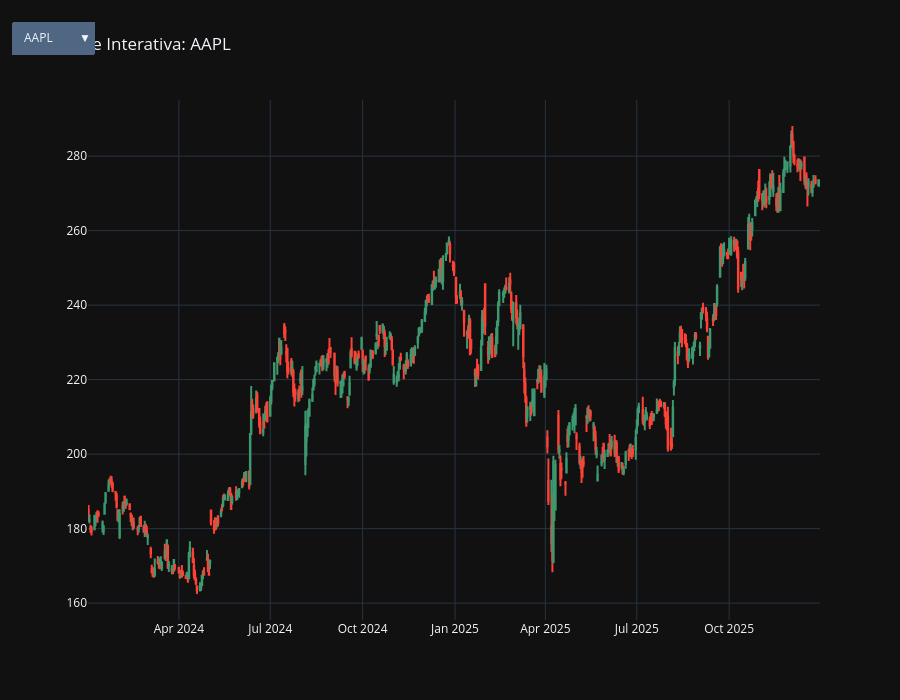

Notebook cell for this chart:
### Markdown cell above
## 2. Coleta de dados e visualização interativa

Download dos preços OHLC via `yfinance` para os 7 ativos entre 01/01/2024 e 31/12/2025. Em seguida, é construído um gráfico de candlestick interativo com `plotly`, onde um menu dropdown permite alternar entre os ativos do portfólio.

### Code cell
import yfinance as yf
import datetime as dt
import pandas as pd
import matplotlib.pyplot as plt
import plotly.graph_objects as go

start_date = dt.datetime(2024, 1, 1)
end_date = dt.datetime(2025, 12, 31)
# tickers = ["AAPL", "MSFT", "GOOGL", "AMZN", "META", "NVDA", "TSLA"]
tickers = [
    # Magnificent 7
    "AAPL", "MSFT", "GOOGL", "AMZN", "META", "NVDA", "TSLA",
    # Defensivos
    "JNJ", "PG", "KO", "WMT",
    # Financeiros
    "JPM", "BAC", "GS",
    # Energia
    "XOM", "CVX",
    # Ouro
    "GLD"
]

data = yf.download(tickers, start=start_date, end=end_date, group_by='ticker')

fig = go.Figure()

for i, ticker in enumerate(tickers):
    df_plot = data[ticker].fillna(0)

    fig.add_trace(go.Candlestick(
        x=df_plot.index,
        open=df_plot['Open'],
        high=df_plot['High'],
        low=df_plot['Low'],
        close=df_plot['Close'],
        name=ticker,
        visible=(i == 0)
    ))

botoes = []
for i, ticker in enumerate(tickers):
    visibilidade = [False] * len(tickers)
    visibilidade[i] = True

    botao = dict(
        label=ticker,
        method="update",
        args=[{"visible": visibilidade},
              {"title": f"Análise Interativa: {ticker}"}]
    )
    botoes.append(botao)

fig.update_layout(
    updatemenus=[dict(
        active=0,
        buttons=botoes,
        x=0.01,
        y=1.15
    )],
    title=f"Análise Interativa: {tickers[0]}",
    xaxis_rangeslider_visible=False,
    template="plotly_dark",
    height=700
)

fig.show()

### Figure 1 — Plotly figure (JSON) as saved in the notebook; plotly's stock layout.template omitted (floating-point values rounded to 4 significant figures; data arrays with more than 128 entries replaced by an {"elided": "..."} marker saying what was removed)
{"data": [{"close": {"elided": "501 float values"}, "high": {"elided": "501 float values"}, "low": {"elided": "501 float values"}, "name": "AAPL", "open": {"elided": "501 float values"}, "type": "candlestick", "visible": true, "x": {"elided": "501 str values"}}, {"close": {"elided": "501 float values"}, "high": {"elided": "501 float values"}, "low": {"elided": "501 float values"}, "name": "MSFT", "open": {"elided": "501 float values"}, "type": "candlestick", "visible": false, "x": {"elided": "501 str values"}}, {"close": {"elided": "501 float values"}, "high": {"elided": "501 float values"}, "low": {"elided": "501 float values"}, "name": "GOOGL", "open": {"elided": "501 float values"}, "type": "candlestick", "visible": false, "x": {"elided": "501 str values"}}, {"close": {"elided": "501 float values"}, "high": {"elided": "501 float values"}, "low": {"elided": "501 float values"}, "name": "AMZN", "open": {"elided": "501 float values"}, "type": "candlestick", "visible": false, "x": {"elided": "501 str values"}}, {"close": {"elided": "501 float values"}, "high": {"elided": "501 float values"}, "low": {"elided": "501 float values"}, "name": "META", "open": {"elided": "501 float values"}, "type": "candlestick", "visible": false, "x": {"elided": "501 str values"}}, {"close": {"elided": "501 float values"}, "high": {"elided": "501 float values"}, "low": {"elided": "501 float values"}, "name": "NVDA", "open": {"elided": "501 float values"}, "type": "candlestick", "visible": false, "x": {"elided": "501 str values"}}, {"close": {"elided": "501 float values"}, "high": {"elided": "501 float values"}, "low": {"elided": "501 float values"}, "name": "TSLA", "open": {"elided": "501 float values"}, "type": "candlestick", "visible": false, "x": {"elided": "501 str values"}}, {"close": {"elided": "501 float values"}, "high": {"elided": "501 float values"}, "low": {"elided": "501 float values"}, "name": "JNJ", "open": {"elided": "501 float values"}, "type": "candlestick", "visible": false, "x": {"elided": "501 str values"}}, {"close": {"elided": "501 float values"}, "high": {"elided": "501 float values"}, "low": {"elided": "501 float values"}, "name": "PG", "open": {"elided": "501 float values"}, "type": "candlestick", "visible": false, "x": {"elided": "501 str values"}}, {"close": {"elided": "501 float values"}, "high": {"elided": "501 float values"}, "low": {"elided": "501 float values"}, "name": "KO", "open": {"elided": "501 float values"}, "type": "candlestick", "visible": false, "x": {"elided": "501 str values"}}, {"close": {"elided": "501 float values"}, "high": {"elided": "501 float values"}, "low": {"elided": "501 float values"}, "name": "WMT", "open": {"elided": "501 float values"}, "type": "candlestick", "visible": false, "x": {"elided": "501 str values"}}, {"close": {"elided": "501 float values"}, "high": {"elided": "501 float values"}, "low": {"elided": "501 float values"}, "name": "JPM", "open": {"elided": "501 float values"}, "type": "candlestick", "visible": false, "x": {"elided": "501 str values"}}, {"close": {"elided": "501 float values"}, "high": {"elided": "501 float values"}, "low": {"elided": "501 float values"}, "name": "BAC", "open": {"elided": "501 float values"}, "type": "candlestick", "visible": false, "x": {"elided": "501 str values"}}, {"close": {"elided": "501 float values"}, "high": {"elided": "501 float values"}, "low": {"elided": "501 float values"}, "name": "GS", "open": {"elided": "501 float values"}, "type": "candlestick", "visible": false, "x": {"elided": "501 str values"}}, {"close": {"elided": "501 float values"}, "high": {"elided": "501 float values"}, "low": {"elided": "501 float values"}, "name": "XOM", "open": {"elided": "501 float values"}, "type": "candlestick", "visible": false, "x": {"elided": "501 str values"}}, {"close": {"elided": "501 float values"}, "high": {"elided": "501 float values"}, "low": {"elided": "501 float values"}, "name": "CVX", "open": {"elided": "501 float values"}, "type": "candlestick", "visible": false, "x": {"elided": "501 str values"}}, {"close": {"elided": "501 float values"}, "high": {"elided": "501 float values"}, "low": {"elided": "501 float values"}, "name": "GLD", "open": {"elided": "501 float values"}, "type": "candlestick", "visible": false, "x": {"elided": "501 str values"}}], "layout": {"height": 700, "title": {"text": "Análise Interativa: AAPL"}, "updatemenus": [{"active": 0, "buttons": [{"args": [{"visible": [true, false, false, false, false, false, false, false, false, false, false, false, false, false, false, false, false]}, {"title": "Análise Interativa: AAPL"}], "label": "AAPL", "method": "update"}, {"args": [{"visible": [false, true, false, false, false, false, false, false, false, false, false, false, false, false, false, false, false]}, {"title": "Análise Interativa: MSFT"}], "label": "MSFT", "method": "update"}, {"args": [{"visible": [false, false, true, false, false, false, false, false, false, false, false, false, false, false, false, false, false]}, {"title": "Análise Interativa: GOOGL"}], "label": "GOOGL", "method": "update"}, {"args": [{"visible": [false, false, false, true, false, false, false, false, false, false, false, false, false, false, false, false, false]}, {"title": "Análise Interativa: AMZN"}], "label": "AMZN", "method": "update"}, {"args": [{"visible": [false, false, false, false, true, false, false, false, false, false, false, false, false, false, false, false, false]}, {"title": "Análise Interativa: META"}], "label": "META", "method": "update"}, {"args": [{"visible": [false, false, false, false, false, true, false, false, false, false, false, false, false, false, false, false, false]}, {"title": "Análise Interativa: NVDA"}], "label": "NVDA", "method": "update"}, {"args": [{"visible": [false, false, false, false, false, false, true, false, false, false, false, false, false, false, false, false, false]}, {"title": "Análise Interativa: TSLA"}], "label": "TSLA", "method": "update"}, {"args": [{"visible": [false, false, false, false, false, false, false, true, false, false, false, false, false, false, false, false, false]}, {"title": "Análise Interativa: JNJ"}], "label": "JNJ", "method": "update"}, {"args": [{"visible": [false, false, false, false, false, false, false, false, true, false, false, false, false, false, false, false, false]}, {"title": "Análise Interativa: PG"}], "label": "PG", "method": "update"}, {"args": [{"visible": [false, false, false, false, false, false, false, false, false, true, false, false, false, false, false, false, false]}, {"title": "Análise Interativa: KO"}], "label": "KO", "method": "update"}, {"args": [{"visible": [false, false, false, false, false, false, false, false, false, false, true, false, false, false, false, false, false]}, {"title": "Análise Interativa: WMT"}], "label": "WMT", "method": "update"}, {"args": [{"visible": [false, false, false, false, false, false, false, false, false, false, false, true, false, false, false, false, false]}, {"title": "Análise Interativa: JPM"}], "label": "JPM", "method": "update"}, {"args": [{"visible": [false, false, false, false, false, false, false, false, false, false, false, false, true, false, false, false, false]}, {"title": "Análise Interativa: BAC"}], "label": "BAC", "method": "update"}, {"args": [{"visible": [false, false, false, false, false, false, false, false, false, false, false, false, false, true, false, false, false]}, {"title": "Análise Interativa: GS"}], "label": "GS", "method": "update"}, {"args": [{"visible": [false, false, false, false, false, false, false, false, false, false, false, false, false, false, true, false, false]}, {"title": "Análise Interativa: XOM"}], "label": "XOM", "method": "update"}, {"args": [{"visible": [false, false, false, false, false, false, false, false, false, false, false, false, false, false, false, true, false]}, {"title": "Análise Interativa: CVX"}], "label": "CVX", "method": "update"}, {"args": [{"visible": [false, false, false, false, false, false, false, false, false, false, false, false, false, false, false, false, true]}, {"title": "Análise Interativa: GLD"}], "label": "GLD", "method": "update"}], "x": 0.01, "y": 1.15}], "xaxis": {"rangeslider": {"visible": false}}}}
